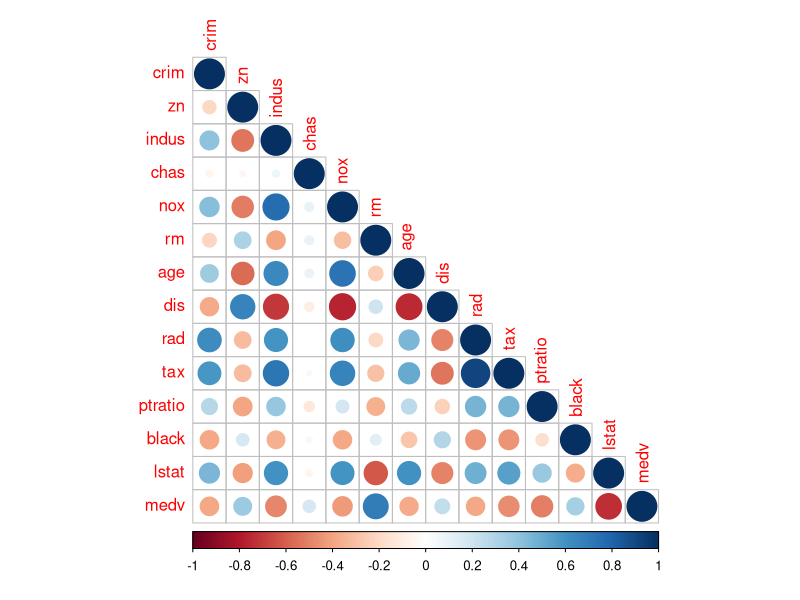

R code for this plot:
## ---- chunk 1
library(MASS)
data("Boston")
str(Boston)
summary(Boston)
## ---- chunk 2
library(corrplot)
cor_matrix<-cor(Boston)
corrplot(cor_matrix, type = "lower", method = "circle")
